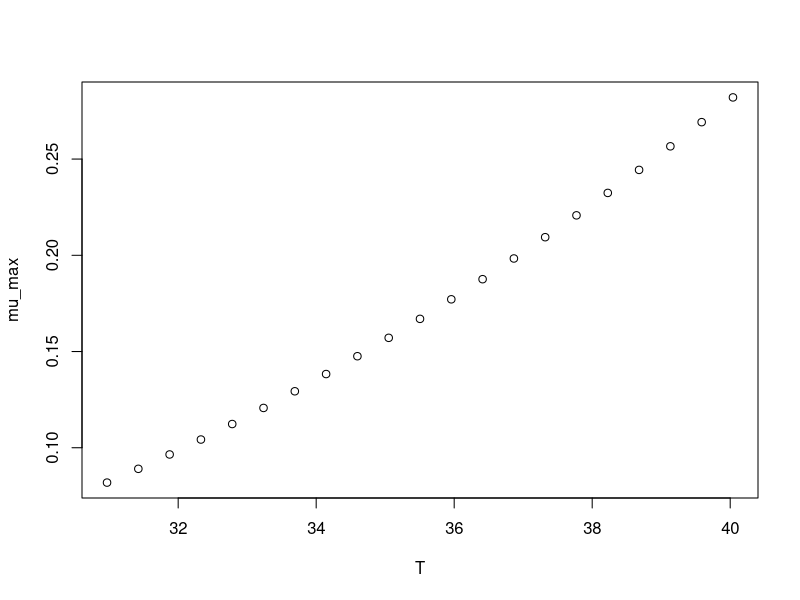

Source code (R):
#############################
# start of Parameter script
#############################
T <- seq(30.969030969031,40.04,length.out=21)
#############################
# end of Parameter script
#############################
############################# 
# start of Model script Gropin ID 434 
#############################
 
# constant coefficients for this model
 
variables <- data.frame(T)
argumentsPar <- expand.grid(variables)
 
# heart of the model
response_surface <- function(T) {
   mumax <-(0.027*T-0.55)^2

return(mumax=mumax)
} 

# output parameters
mumax <- cbind(argumentsPar,response_surface(argumentsPar['T']))
colnames(mumax) <- c(colnames(argumentsPar),'mumax')
#############################
# End of Model script
#############################
############################# 
# start of Visualisation script Gropin ID 434 
#############################
plot(T,mumax$mumax,
                          xlab='T',
                          ylab='mu_max')
#############################
# End of Visualisation script
#############################
